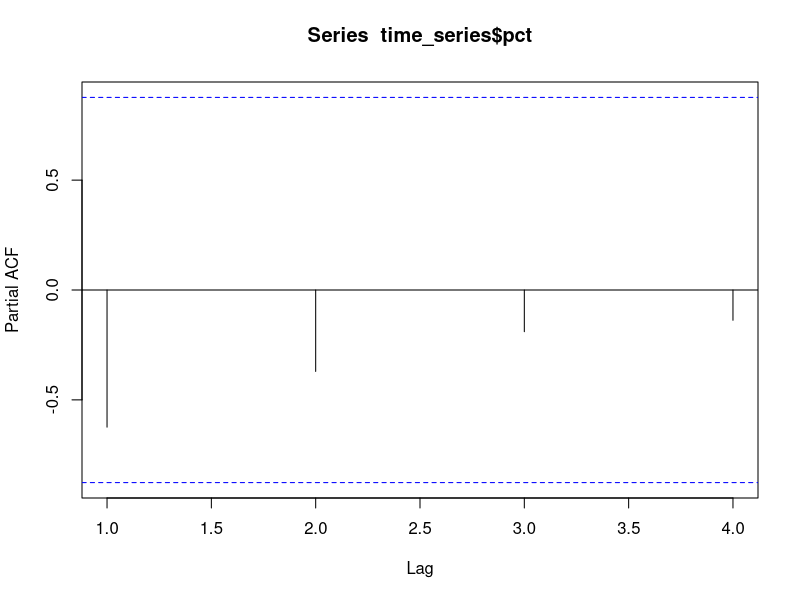
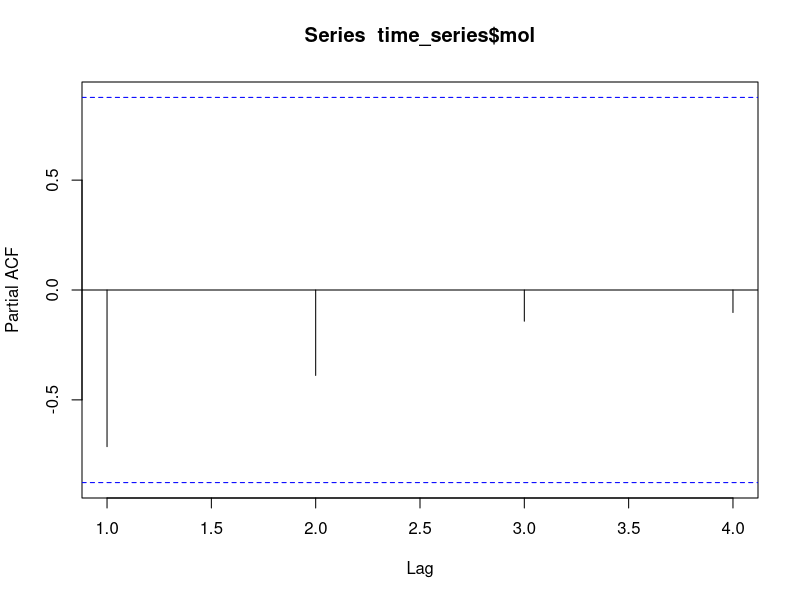
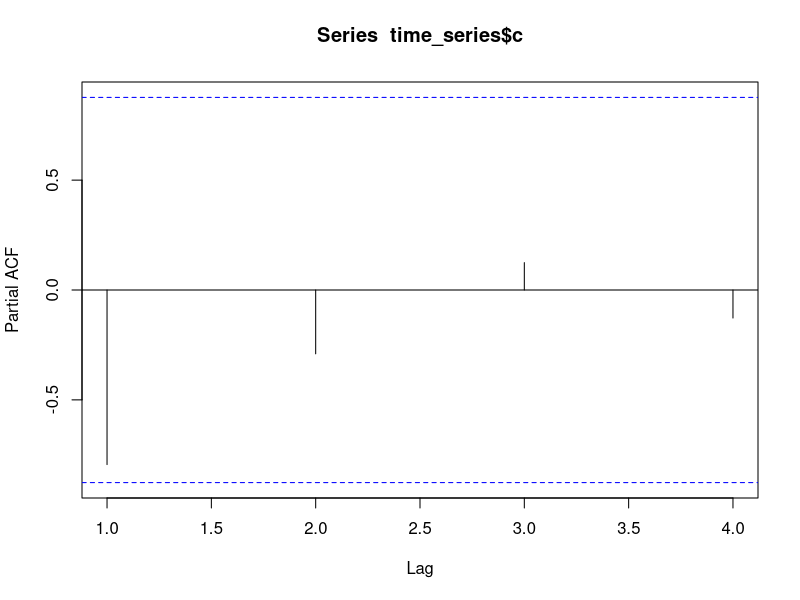
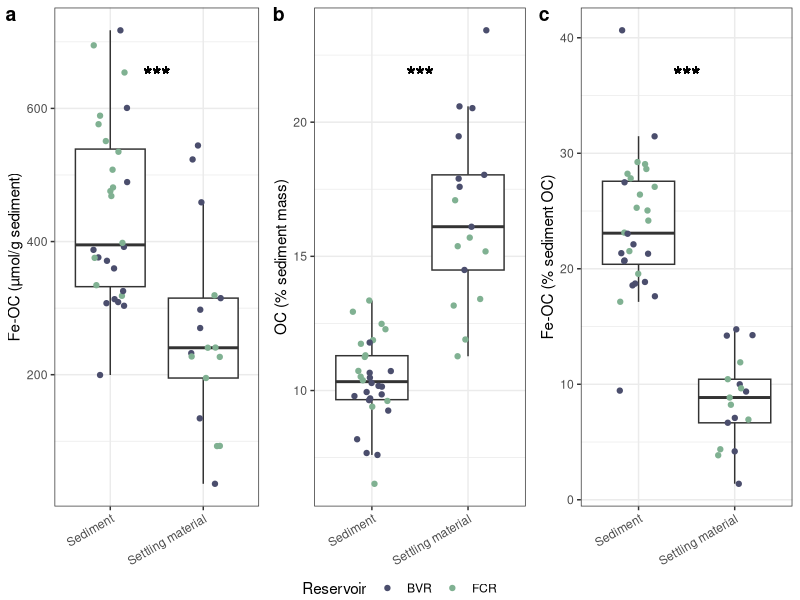
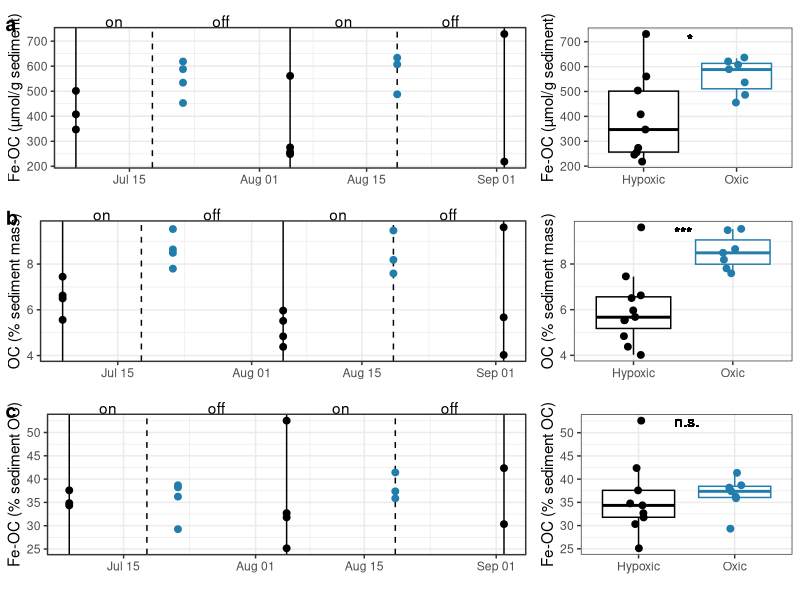
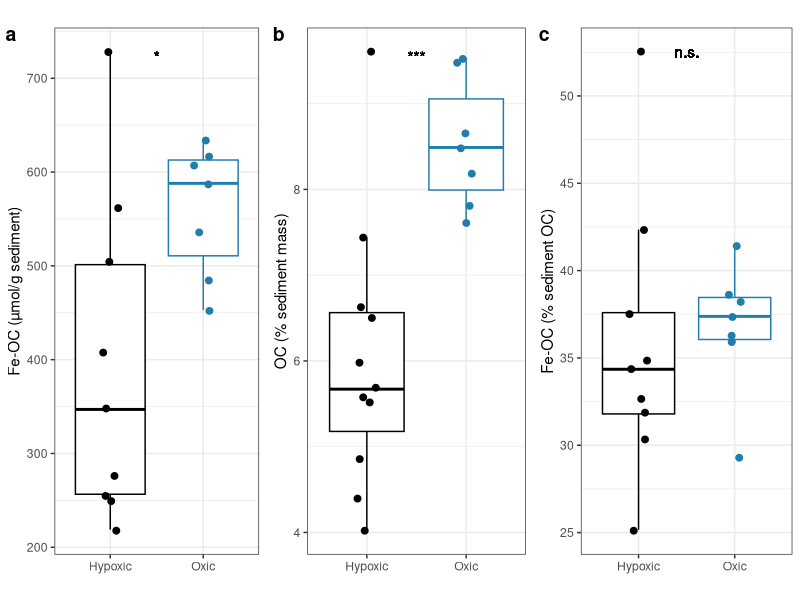
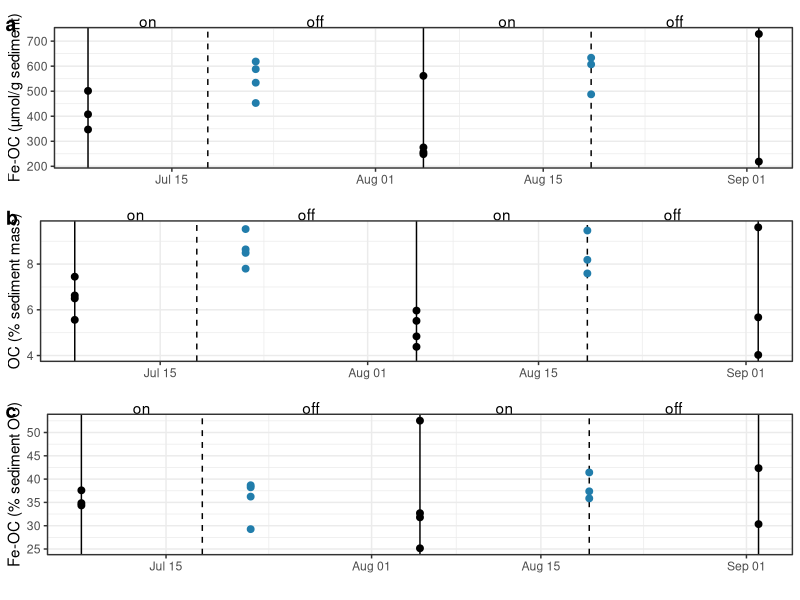
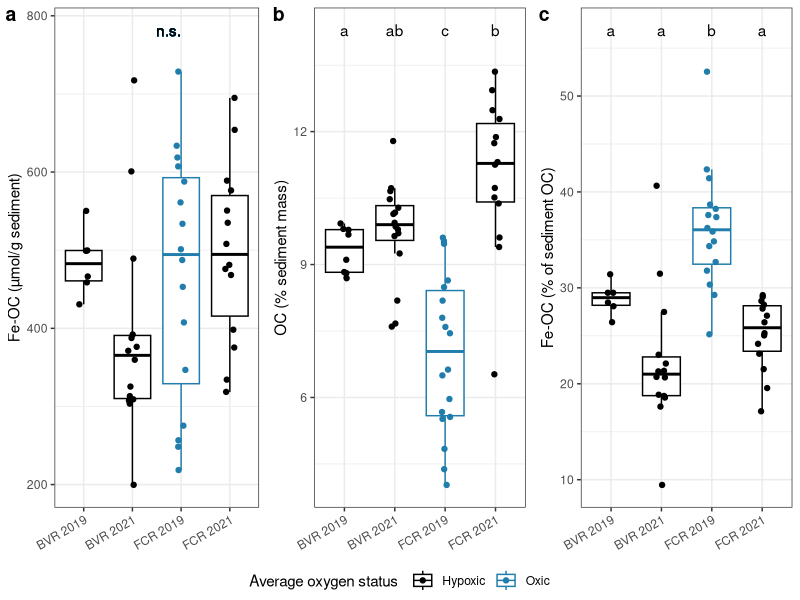

Reproduce these figures in R, in order.
## ---- chunk 1
knitr::opts_chunk$set(echo = TRUE)
library(tidyverse)
library(lubridate)
library(ggpubr)
library(rstatix)
library(car)
## ---- chunk 2
#Load data
calcs_raw = read.csv("../data/processed_data/Reservoir_sediment.csv", na = c("","NA"))

calcs_trimmed = calcs_raw%>%
  mutate(Date_collected=as.Date(Date_collected))%>%
  filter(Flag_C==0)%>%
  mutate(Extracted_sed_mg = Vial_with_sed_after_fumig_mg-Vial_mg,
         CN_orig = CN_mg,
         CN_mg = ifelse(CN_mg > Extracted_sed_mg&!is.na(Extracted_sed_mg), Extracted_sed_mg, CN_mg),#The mass used for CN cannot be greater than the extracted sediment mass
         Correction = (Extracted_sed_mg-Initial_sed_mg)/Extracted_sed_mg,
         Correction = ifelse(Type == "init",0,Correction),
         Corrected_CN_mg = CN_mg-(CN_mg*Correction),
         C_pct = 100*C_mg/Corrected_CN_mg)%>%
  filter(!CN_orig-CN_mg>10) #data issues make these samples questionable (mass used for CN was recorded to be much greater than extracted sediment mass)

calcs_res = calcs_trimmed%>%
  pivot_wider(id_cols = c(Rep, Reservoir, Date_collected, Sed_trap), values_from = C_pct, names_from = Type, names_prefix = "C_pct_")%>%
  mutate(Fe_OC_pct = (C_pct_con - C_pct_ext) / C_pct_init *100,
         Fe_OC_per_unit_sed = 1000000*(C_pct_con-C_pct_ext)/55.85/100)%>%
  select(-C_pct_con,-C_pct_ext)
## ---- chunk 3
#Fe-OC summary statistics (grouped by reservoir)
calcs_res%>%
  filter(!is.na(Fe_OC_pct)&Fe_OC_pct>0,
         Sed_trap==F)%>%
  group_by(Reservoir)%>%
  summarize(min = min(Fe_OC_pct),
            max = max(Fe_OC_pct),
            mean = mean(Fe_OC_pct),
            SD = sd(Fe_OC_pct),
            n = n())

calcs_res%>%
  filter(!is.na(Fe_OC_per_unit_sed)&Fe_OC_per_unit_sed>0,
         Sed_trap==F)%>%
  group_by(Reservoir)%>%
  summarize(min = min(Fe_OC_per_unit_sed),
            max = max(Fe_OC_per_unit_sed),
            mean = mean(Fe_OC_per_unit_sed),
            SD = sd(Fe_OC_per_unit_sed),
            n = n())

calcs_res%>%
  filter(Sed_trap==F)%>%
  group_by(Reservoir)%>%
  summarize(min = min(C_pct_init),
            max = max(C_pct_init),
            mean = mean(C_pct_init),
            SD = sd(C_pct_init),
            n = n())

#Fe-OC summary statistics (not grouped by reservoir, only 2021 data -- for sed trap comparison)
calcs_res%>%
  filter(!is.na(Fe_OC_pct)&Fe_OC_pct>0,
         Sed_trap==F,
         year(Date_collected)==2021)%>%
  summarize(min = min(Fe_OC_pct),
            max = max(Fe_OC_pct),
            mean = mean(Fe_OC_pct),
            SD = sd(Fe_OC_pct),
            n = n())

calcs_res%>%
  filter(!is.na(Fe_OC_per_unit_sed)&Fe_OC_per_unit_sed>0,
         Sed_trap==F,
         year(Date_collected)==2021)%>%
  summarize(min = min(Fe_OC_per_unit_sed),
            max = max(Fe_OC_per_unit_sed),
            mean = mean(Fe_OC_per_unit_sed),
            SD = sd(Fe_OC_per_unit_sed),
            n = n())

calcs_res%>%
  filter(Sed_trap==F,
         year(Date_collected)==2021)%>%
  summarize(min = min(C_pct_init),
            max = max(C_pct_init),
            mean = mean(C_pct_init),
            SD = sd(C_pct_init),
            n = n())

#Fe-OC summary statistics (sed trap)
calcs_res%>%
  filter(Sed_trap,
         !is.na(Fe_OC_pct))%>%
  summarize(min = min(Fe_OC_pct),
            max = max(Fe_OC_pct),
            mean = mean(Fe_OC_pct),
            SD = sd(Fe_OC_pct),
            n = n())

calcs_res%>%
  filter(!is.na(Fe_OC_per_unit_sed),
         Sed_trap)%>%
  summarize(min = min(Fe_OC_per_unit_sed),
            max = max(Fe_OC_per_unit_sed),
            mean = mean(Fe_OC_per_unit_sed),
            SD = sd(Fe_OC_per_unit_sed),
            n = n())

calcs_res%>%
  filter(Sed_trap)%>%
  summarize(min = min(C_pct_init),
            max = max(C_pct_init),
            mean = mean(C_pct_init),
            SD = sd(C_pct_init),
            n = n())
## ---- chunk 4
#STATS

#Fe-OC
stats = calcs_res%>%
  filter(Fe_OC_pct>0,
         year(Date_collected)==2021)
t.test(stats$Fe_OC_pct[stats$Sed_trap],stats$Fe_OC_pct[stats$Sed_trap==F]) #p<0.001
443/262
t.test(stats$Fe_OC_per_unit_sed[stats$Sed_trap],stats$Fe_OC_per_unit_sed[stats$Sed_trap==F]) #p<0.001
#Sediment OC
stats = calcs_res%>%
  filter(year(Date_collected)==2021)#remake the stats dataset without filtering such that Fe_OC_pct is >0
t.test(stats$C_pct_init[stats$Sed_trap],stats$C_pct_init[stats$Sed_trap==F]) #p<0.001
stats = calcs_res%>%
  filter(Fe_OC_pct>0,
         year(Date_collected)==2021)
mass_lim = c(min(stats$Fe_OC_per_unit_sed, na.rm = T),max(stats$Fe_OC_per_unit_sed, na.rm = T))
c_lim = c(min(stats$C_pct_init, na.rm = T),max(stats$C_pct_init, na.rm = T))
pct_lim = c(min(stats$Fe_OC_pct, na.rm = T),max(stats$Fe_OC_pct, na.rm = T))

#PLOTS
#Below, I make three separate plots that then get combined and exported
pct = calcs_res%>%
  filter(Fe_OC_pct>0,
         !is.na(Reservoir))%>%
  mutate(year = as.factor(year(Date_collected)),
         Reservoir = ifelse(Reservoir == "f","FCR","BVR"))%>%
  filter(year == 2021)%>%
  ggplot(aes(x = Sed_trap, y = Fe_OC_pct))+
  geom_boxplot(outlier.shape = NA)+
  geom_jitter(width = 0.2,aes(color = Reservoir))+
  ylab("Fe-OC (% sediment OC)")+
  geom_text(aes(x = 1.5, y = pct_lim[2]-1/10*(pct_lim[2]-pct_lim[1]), label = "***"), size = 6, vjust = 0.5)+
  scale_x_discrete(labels=c("TRUE" = "Settling material", "FALSE" = "Sediment"))+
  scale_shape_manual(values = c(1,16))+
  theme_bw()+
  theme(legend.position = "bottom",
        legend.margin = margin(t = 0, r = 0, b = 0, l = 0, unit = "pt"),
        axis.title.x = element_blank(),
        axis.text.x = element_text(angle = 30, vjust = 1, hjust = 1))+
  labs(shape = "Year")+
  scale_color_manual(values = c("#4B4E6D","#80B192"))

c = calcs_res%>%
  mutate(year = as.factor(year(Date_collected)),
         Reservoir = ifelse(Reservoir == "f","FCR","BVR"))%>%
  filter(year == 2021)%>%
  ggplot(aes(x = Sed_trap, y = C_pct_init))+
  geom_boxplot(outlier.shape = NA)+
  geom_jitter(width = 0.2,aes(color = Reservoir))+
  geom_text(aes(x = 1.5, y = c_lim[2]-1/10*(c_lim[2]-c_lim[1]), label = "***"), size = 6, vjust = 0.5)+
  ylab("OC (% sediment mass)")+
  xlab("")+
  scale_x_discrete(labels=c("TRUE" = "Settling material", "FALSE" = "Sediment"))+
  scale_shape_manual(values = c(1,16))+
  theme_bw()+
  theme(legend.position = "bottom",
        legend.margin = margin(t = 0, r = 0, b = 0, l = 0, unit = "pt"),
        axis.title.x = element_blank(),
        axis.text.x = element_text(angle = 30, vjust = 1, hjust = 1))+
  labs(shape = "Year")+
  scale_color_manual(values = c("#4B4E6D","#80B192"))

tot = calcs_res%>%
  mutate(year = as.factor(year(Date_collected)),
         Reservoir = ifelse(Reservoir == "f","FCR","BVR"))%>%
  filter(Fe_OC_per_unit_sed>0)%>%
  filter(year == 2021)%>%
  ggplot(aes(x = Sed_trap, y = Fe_OC_per_unit_sed))+
  geom_boxplot(outlier.shape = NA)+
  geom_jitter(width = 0.2,aes(color = Reservoir))+
  ylab("Fe-OC (µmol/g sediment)")+
  xlab("")+
  geom_text(aes(x = 1.5, y = mass_lim[2]-1/10*(mass_lim[2]-mass_lim[1]), label = "***"), size = 6, vjust = 0.5)+
  scale_x_discrete(labels=c("TRUE" = "Settling material", "FALSE" = "Sediment"))+
  scale_shape_manual(values = c(1,16))+
  theme_bw()+
  theme(legend.position = "bottom",
        legend.margin = margin(t = 0, r = 0, b = 0, l = 0, unit = "pt"),
        axis.title.x = element_blank(),
        axis.text.x = element_text(angle = 30, vjust = 1, hjust = 1))+
  labs(shape = "Year")+
  scale_color_manual(values = c("#4B4E6D","#80B192"))

jpeg("../figures/Sed_to_sed_trap_comparison_comb.jpg", width = 6, height = 3.5, units = "in", res = 300)
ggarrange(tot,c, pct, nrow = 1, ncol = 3, common.legend = T, legend = "bottom", labels = "auto")
dev.off()
## ---- chunk 5
#Oxygenation intervals
on <- as.Date(c("2019-07-08", "2019-08-05","2019-09-02"))
off <- as.Date(c("2019-07-18", "2019-08-19",NA))
on_off = data.frame(on,off,Reservoir="FCR")%>%
  mutate(Year = year(on),
         center_on = (off-on)/2+on,
         center_off = (on-lag(off))/2+lag(off))
#Set global point size
point_size = 2


#STATS
stats = calcs_res%>%
  filter(Reservoir == "f", #Only analyzing 2019 data
         year(Date_collected)==2019)%>%
  #filter(Date_collected!= as.Date("2019-09-02"))%>%
  mutate(on_off = ifelse(Date_collected%in%as.Date(c("2019-07-08","2019-08-05","2019-09-02")), "Hypoxic","Oxic"))

stats%>%
  group_by(on_off)%>%
  summarize(c = mean(C_pct_init),
            c_sd = sd(C_pct_init),
            c_n = sum(!is.na(C_pct_init)),
            pct = mean(Fe_OC_pct, na.rm = T),
            pct_sd = sd(Fe_OC_pct, na.rm = T),
            pct_n = sum(!is.na(Fe_OC_pct)),
            mass = mean(Fe_OC_per_unit_sed, na.rm = T),
            mass_sd = sd(Fe_OC_per_unit_sed, na.rm = T),
            mass_n = sum(!is.na(Fe_OC_per_unit_sed)))

8.5/6
560/394

t.test(stats$C_pct_init~stats$on_off)
t.test(stats$Fe_OC_per_unit_sed[!is.na(stats$Fe_OC_per_unit_sed)]~stats$on_off[!is.na(stats$Fe_OC_per_unit_sed)])
t.test(stats$Fe_OC_pct~stats$on_off)

time_series = stats%>%
  group_by(Date_collected)%>%
  summarize(pct = median(Fe_OC_pct, na.rm = T),
            mol = median(Fe_OC_per_unit_sed, na.rm = T),
            c = median(C_pct_init))

pacf(time_series$pct)
pacf(time_series$mol)
pacf(time_series$c)
#PLOTS
#Below, I make six separate plots that then get combined and exported

#Calculate axis limits
mass_lim = c(min(stats$Fe_OC_per_unit_sed, na.rm = T),max(stats$Fe_OC_per_unit_sed, na.rm = T))
c_lim = c(min(stats$C_pct_init, na.rm = T),max(stats$C_pct_init, na.rm = T))
pct_lim = c(min(stats$Fe_OC_pct, na.rm = T),max(stats$Fe_OC_pct, na.rm = T))

#Carbon graph
c_pct = calcs_res%>%
  mutate(Year = year(Date_collected),
         on_off = ifelse(Date_collected%in%as.Date(c("2019-07-08","2019-08-05","2019-09-02")), "Hypoxic","Oxic"))%>%
  filter(Year == 2019, Reservoir == "f",
         !Sed_trap,
         #Date_collected<as.Date("2019-09-01")
         )%>%
  ggplot(aes(y = C_pct_init))+
  ylab("OC (% sediment mass)")+
  xlab("")+
  theme_bw()+
  #geom_rect(aes(xmin = on, xmax = off, ymin = c_lim[1], ymax = c_lim[2]), fill = "#A2C9FD",data= on_off)+
  geom_vline(aes(xintercept = on), data= on_off)+
  geom_vline(aes(xintercept = off),lty=2, data = on_off)+
  geom_text(aes(x = center_off, y = c_lim[2]+0.1*(c_lim[2]-c_lim[1]), label = "off", hjust = 0.5),data = on_off)+
  geom_text(aes(x = center_on, y = c_lim[2]+0.1*(c_lim[2]-c_lim[1]), label = "on", hjust = 0.5),data = on_off)+
  geom_point(size = point_size, aes(color = on_off,x = Date_collected))+
  scale_color_manual(values = c("#000000","#217DAB"))+
  theme(legend.position = "none",
        #plot.margin = unit(c(2,1,1,1), "lines")
        )+
  coord_cartesian(ylim = c(c_lim[1],c_lim[2]), # This focuses the y-axis on the range of interest
                  clip = 'off')  # This keeps the labels from disappearing

#Fe-OC mass graph
feoc_total = calcs_res%>%
  mutate(Year = year(Date_collected),
         on_off = ifelse(Date_collected%in%as.Date(c("2019-07-08","2019-08-05","2019-09-02")), "Hypoxic","Oxic"))%>%
  filter(Year == 2019, Reservoir == "f",
         !Sed_trap,
         #Date_collected<as.Date("2019-09-01")
         )%>%
  ggplot(aes(x = Date_collected,y = Fe_OC_per_unit_sed))+
  ylab("Fe-OC (µmol/g sediment)")+
  xlab("")+
  theme_bw()+
  geom_vline(aes(xintercept = on), data= on_off)+
  geom_vline(aes(xintercept = off),lty=2, data = on_off)+
  geom_text(aes(x = center_off, y = mass_lim[2]+0.1*(mass_lim[2]-mass_lim[1]), label = "off", hjust = 0.5),data = on_off)+
  geom_text(aes(x = center_on, y = mass_lim[2]+0.1*(mass_lim[2]-mass_lim[1]), label = "on", hjust = 0.5),data = on_off)+
  geom_point(size = point_size, aes(color = on_off))+
  scale_color_manual(values = c("#000000","#217DAB"))+
  theme(legend.position = "none",
        #plot.margin = unit(c(2,1,1,1), "lines")
        )+
  coord_cartesian(ylim = c(mass_lim[1],mass_lim[2]), # This focuses the y-axis on the range of interest
                  clip = 'off')  # This keeps the labels from disappearing

#Fe-OC (percent of sediment OC) graph
feoc_pct = calcs_res%>%
  mutate(Year = year(Date_collected),
         on_off = ifelse(Date_collected%in%as.Date(c("2019-07-08","2019-08-05","2019-09-02")), "hypoxic","oxic"))%>%
  filter(Year == 2019, Reservoir == "f",
         !Sed_trap,
         #Date_collected<as.Date("2019-09-01")
         )%>%
  ggplot(aes(x = Date_collected,y = Fe_OC_pct))+
  ylab("Fe-OC (% sediment OC)")+
  xlab("")+
  theme_bw()+
  geom_vline(aes(xintercept = on), data= on_off)+
  geom_vline(aes(xintercept = off),lty=2, data = on_off)+
  geom_text(aes(x = center_off, y = pct_lim[2]+0.1*(pct_lim[2]-pct_lim[1]), label = "off", hjust = 0.5),data = on_off)+
  geom_text(aes(x = center_on, y = pct_lim[2]+0.1*(pct_lim[2]-pct_lim[1]), label = "on", hjust = 0.5),data = on_off)+
  geom_point(size = point_size,  aes(color = on_off))+
  scale_color_manual(values = c("#000000","#217DAB"))+
  theme(legend.position = "none",
        #plot.margin = unit(c(2,1,1,1), "lines")
        )+
  coord_cartesian(ylim = c(pct_lim[1],pct_lim[2]), # This focuses the y-axis on the range of interest
                  clip = 'off')  # This keeps the labels from disappearing

#Summary figures to add
# Carbon
test_c = stats%>%
  ggplot(aes(x = on_off, y= C_pct_init))+
  geom_boxplot(outlier.shape = NA, aes(color = as.factor(on_off)))+
  geom_jitter(width = 0.1,  aes(color = as.factor(on_off)), size = point_size)+
  scale_color_manual(values = c("#000000","#217DAB"))+
  ylab("OC (% sediment mass)")+
  geom_text(aes(x = 1.5, y = c_lim[2], label = "***"), vjust = 1)+
  xlab("")+
  theme_bw()+
  theme(legend.position = "none")

#Fe-OC (percent)
test_pct = stats%>%
  ggplot(aes(x = on_off, y= Fe_OC_pct))+
  geom_boxplot(outlier.shape = NA, aes(color = as.factor(on_off)))+
  geom_jitter(width = 0.1, aes(color = as.factor(on_off)), size = point_size)+
  scale_color_manual(values = c("#000000","#217DAB"))+
  ylab("Fe-OC (% sediment OC)")+
  geom_text(aes(x = 1.5, y = pct_lim[2], label = "n.s."), vjust = 0.5)+
  xlab("")+
  theme_bw()+
  theme(legend.position = "none")

#Fe-OC (mass)
test_tot = stats%>%
  ggplot(aes(x = on_off, y= Fe_OC_per_unit_sed))+
  geom_boxplot(outlier.shape = NA, aes(color = as.factor(on_off)))+
  geom_jitter(width = 0.1, aes(color = as.factor(on_off)), size = point_size)+
  scale_color_manual(values = c("#000000","#217DAB"))+
  ylab("Fe-OC (µmol/g sediment)")+
  geom_text(aes(x = 1.5, y = mass_lim[2], label = "*"), vjust = 1)+
  xlab("")+
  theme_bw()+
  theme(legend.position = "none")

#Export all panels as one figure
jpeg("../figures/All_sed_data_2019.jpg", width = 6, height = 7.5, units = "in", res = 300)
ggpubr::ggarrange(feoc_total,test_tot,
          c_pct,test_c,
          feoc_pct, test_pct, nrow = 3, ncol = 2, 
          widths = c(1,0.5),
          labels = c("a",NA,"b",NA,"c",NA),
          label.y = 1.05)+
  theme(plot.margin = unit(c(1,0,0,0), "lines"))
dev.off()

jpeg("../figures/All_sed_data_2019_boxplot.jpg", width = 6, height = 3, units = "in", res = 300)
ggpubr::ggarrange(test_tot,test_c,test_pct, nrow = 1, 
          labels = c("a","b","c"))+
  theme(plot.margin = unit(c(1,0,0,0), "lines"))
dev.off()

jpeg("../figures/All_sed_data_2019_timeseries.jpg", width = 6, height = 7.5, units = "in", res = 300)
ggpubr::ggarrange(feoc_total,c_pct,feoc_pct, nrow = 3,
          labels = c("a","b","c"),
          label.y = 1.05)+
  theme(plot.margin = unit(c(1,0,0,0), "lines"))
dev.off()
## ---- chunk 6
#STATS
stats = calcs_res%>%
  filter(!Sed_trap,
         Reservoir == "f")%>%
  mutate(Fe_OC_pct = ifelse(Fe_OC_pct<0,NA,Fe_OC_pct),
         Fe_OC_per_unit_sed = ifelse(Fe_OC_per_unit_sed<0,NA,Fe_OC_per_unit_sed))

stats%>%
  mutate(Year = year(Date_collected))%>%
  group_by(Year)%>%
  summarize(sd_pct = sd(Fe_OC_pct, na.rm= T),
            sd_mass = sd(Fe_OC_per_unit_sed, na.rm = T),
            sc_c = sd(C_pct_init, na.rm = T),
            mean_c = mean(C_pct_init, na.rm = T))

11.02/6.99

stats = calcs_res%>%
  filter(!Sed_trap,
         Reservoir == "b")%>%
  mutate(Fe_OC_pct = ifelse(Fe_OC_pct<0,NA,Fe_OC_pct),
         Fe_OC_per_unit_sed = ifelse(Fe_OC_per_unit_sed<0,NA,Fe_OC_per_unit_sed))

stats%>%
  mutate(Year = year(Date_collected))%>%
  group_by(Year)%>%
  summarize(sd_pct = sd(Fe_OC_pct, na.rm= T),
            sd_mass = sd(Fe_OC_per_unit_sed, na.rm = T),
            sc_c = sd(C_pct_init, na.rm = T))

#PLOTS
plot_lims = calcs_res%>%
  filter(is.na(Fe_OC_pct)|Fe_OC_pct>0,
         Sed_trap==F)
mass_lim = c(min(plot_lims$Fe_OC_per_unit_sed, na.rm = T),max(plot_lims$Fe_OC_per_unit_sed, na.rm = T))
pct_lim = c(min(plot_lims$Fe_OC_pct, na.rm = T),max(plot_lims$Fe_OC_pct, na.rm = T))
c_lim = c(min(plot_lims$C_pct_init, na.rm = T),max(plot_lims$C_pct_init, na.rm = T))

# FeOC (% of sediment OC) stats for graph
to_plot = calcs_res%>%
  filter(!is.na(Fe_OC_pct),
         Fe_OC_pct>0,
         Sed_trap==F)%>%
  mutate(year = as.factor(year(Date_collected)),
         res_year = factor(paste(year,Reservoir), levels = c("2019 b", "2021 b","2019 f", "2021 f"), labels = c("BVR 2019","BVR 2021","FCR 2019","FCR 2021")))

levene_test(to_plot, Fe_OC_pct~res_year)
summary(aov(lm(to_plot$Fe_OC_pct~to_plot$res_year)))
TukeyHSD(aov(lm(to_plot$Fe_OC_pct~to_plot$res_year)))

labs = data.frame(res_year = c("BVR 2019","BVR 2021","FCR 2019","FCR 2021"),
                  label = c("a","a","b","a")) #based on anova results above
#Make graph
feoc_pct = calcs_res%>%
  filter(!is.na(Fe_OC_pct),
         Fe_OC_pct>0,
         Sed_trap==F)%>%
  mutate(year = as.factor(year(Date_collected)),
         res_year = factor(paste(year,Reservoir), levels = c("2019 b", "2021 b","2019 f", "2021 f"), labels = c("BVR 2019","BVR 2021","FCR 2019","FCR 2021")),
         color = ifelse(res_year=="FCR 2019","blue","black"))%>%
  ggplot(aes(x = res_year, y = Fe_OC_pct))+
  geom_text(aes(y = pct_lim[2]+1/10*(pct_lim[2]-pct_lim[1]), x = res_year, label = label), data = labs)+
  scale_color_manual(values = c("#000000","#217DAB"))+
  geom_boxplot(outlier.shape = NA, aes(color = color))+
  ylab("Fe-OC (% of sediment OC)")+
  xlab("")+
  geom_jitter(width = 0.1,aes(color = color))+
  theme_bw()+
  theme(legend.position = "none",
        axis.text.x = element_text(angle = 30, vjust = 1, hjust = 1),
        axis.title.x = element_blank())

# OC stats for graph
to_plot = calcs_res%>%
  filter(!is.na(C_pct_init),
         Sed_trap==F)%>%
  mutate(year = as.factor(year(Date_collected)),
         res_year = factor(paste(year,Reservoir), levels = c("2019 b", "2021 b","2019 f", "2021 f"), labels = c("BVR 2019","BVR 2021","FCR 2019","FCR 2021")))

levene_test(to_plot, C_pct_init~res_year)
oneway.test(to_plot$C_pct_init~to_plot$res_year)
games_howell_test(to_plot, C_pct_init~res_year)

labs = data.frame(res_year = c("BVR 2019","BVR 2021","FCR 2019","FCR 2021"),
                  label = c("a","ab","c","b")) #based on anova results above
#Make graph
c_pct = calcs_res%>%
  filter(!is.na(C_pct_init),
         Sed_trap==F)%>%
  mutate(year = as.factor(year(Date_collected)),
         res_year = factor(paste(year,Reservoir), levels = c("2019 b", "2021 b","2019 f", "2021 f"), labels = c("BVR 2019","BVR 2021","FCR 2019","FCR 2021")),
         color = ifelse(res_year=="FCR 2019","blue","black"))%>%
  ggplot(aes(x = res_year, y = C_pct_init))+
  geom_text(aes(y = c_lim[2]+1/10*(c_lim[2]-c_lim[1]), x = res_year, label = label), data = labs)+
  scale_color_manual(values = c("#000000","#217DAB"))+
  geom_boxplot(outlier.shape = NA, aes(color = color))+
  ylab("OC (% sediment mass)")+
  xlab("")+
  geom_jitter(width = 0.1,aes(color = color))+
  theme_bw()+
  theme(legend.position = "none",
        axis.text.x = element_text(angle = 30, vjust = 1, hjust = 1),
        axis.title.x = element_blank())

# FeOC (mass) stats for graph
to_plot = calcs_res%>%
  filter(!is.na(Fe_OC_per_unit_sed),
         Fe_OC_pct>0,
         Sed_trap==F)%>%
  mutate(year = as.factor(year(Date_collected)),
         res_year = factor(paste(year,Reservoir), levels = c("2019 b", "2021 b","2019 f", "2021 f"), labels = c("BVR 2019","BVR 2021","FCR 2019","FCR 2021")))

levene_test(to_plot, Fe_OC_per_unit_sed~res_year)
summary(aov(lm(to_plot$Fe_OC_per_unit_sed~to_plot$res_year)))

# Make graph
feoc_sed = calcs_res%>%
  filter(!is.na(Fe_OC_per_unit_sed),
         Fe_OC_pct>0,
         Sed_trap==F)%>%
  mutate(year = as.factor(year(Date_collected)),
         res_year = factor(paste(year,Reservoir), levels = c("2019 b", "2021 b","2019 f", "2021 f"), labels = c("BVR 2019","BVR 2021","FCR 2019","FCR 2021")),
         color = ifelse(res_year=="FCR 2019","blue","black"))%>%
  ggplot(aes(x = res_year, y = Fe_OC_per_unit_sed, color = color))+
  geom_text(aes(y = mass_lim[2]+1/10*(mass_lim[2]-mass_lim[1]), x = "FCR 2019", label = "n.s."), hjust = 1)+ #Based on stats above
  scale_color_manual(values = c("#000000","#217DAB"), labels = c("Hypoxic","Oxic"))+
  geom_boxplot(outlier.shape = NA)+
  ylab("Fe-OC (µmol/g sediment)")+
  xlab("")+
  geom_jitter(width=0.1,aes(group=year))+
  theme_bw()+
  labs(color = "Average oxygen status")+
  theme(legend.position = "bottom",
        axis.text.x = element_text(angle = 30, vjust = 1, hjust = 1),
        axis.title.x = element_blank())

#Combine figures
jpeg("../figures/All_sed_data_res_12May22.jpg", width =6, height =3.5, units = "in", res = 300)
ggarrange(feoc_sed,c_pct,feoc_pct, nrow = 1, common.legend = T, legend = "bottom", labels = "auto")
dev.off()
## ---- chunk 7
#STATS
stats = calcs_res%>%
  filter(!Sed_trap,
         Reservoir == "f",
         is.na(Fe_OC_pct)|Fe_OC_pct>0)

stats%>%
  mutate(Year = year(Date_collected))%>%
  group_by(Year)%>%
  summarize(sd_pct = sd(Fe_OC_pct, na.rm= T),
            sd_mass = sd(Fe_OC_per_unit_sed, na.rm = T),
            sc_c = sd(C_pct_init, na.rm = T))

stats = calcs_res%>%
  filter(!Sed_trap,
         Reservoir == "b",
         is.na(Fe_OC_pct)|Fe_OC_pct>0)

stats%>%
  mutate(Year = year(Date_collected))%>%
  group_by(Year)%>%
  summarize(sd_pct = sd(Fe_OC_pct, na.rm= T),
            sd_mass = sd(Fe_OC_per_unit_sed, na.rm = T),
            sc_c = sd(C_pct_init, na.rm = T))

#PLOTS
plot_lims = calcs_res%>%
  filter(is.na(Fe_OC_pct)|Fe_OC_pct>0,
         Sed_trap==F)
mass_lim = c(min(plot_lims$Fe_OC_per_unit_sed, na.rm = T),max(plot_lims$Fe_OC_per_unit_sed, na.rm = T))
pct_lim = c(min(plot_lims$Fe_OC_pct, na.rm = T),max(plot_lims$Fe_OC_pct, na.rm = T))
c_lim = c(min(plot_lims$C_pct_init, na.rm = T),max(plot_lims$C_pct_init, na.rm = T))

# FeOC (% of sediment OC) stats for graph
to_plot = calcs_res%>%
  filter(!is.na(Fe_OC_pct),
         Fe_OC_pct>0,
         Sed_trap==F)%>%
  mutate(year = as.factor(year(Date_collected)),
         res_year = factor(paste(year,Reservoir), levels = c("2019 b", "2021 b","2019 f", "2021 f"), labels = c("BVR 2019","BVR 2021","FCR 2019","FCR 2021")))

summary(aov(lm(to_plot$Fe_OC_pct~to_plot$res_year)))
TukeyHSD(aov(lm(to_plot$Fe_OC_pct~to_plot$res_year)))

labs = data.frame(res_year = c("BVR 2019","BVR 2021","FCR 2019","FCR 2021"),
                  label = c("a","a","b","a")) #based on anova results above
#Make graph
feoc_pct = calcs_res%>%
  filter(!is.na(Fe_OC_pct),
         Fe_OC_pct>0,
         Sed_trap==F)%>%
  mutate(year = as.factor(year(Date_collected)),
         res_year = factor(paste(year,Reservoir), levels = c("2019 b", "2021 b","2019 f", "2021 f"), labels = c("BVR 2019","BVR 2021","FCR 2019","FCR 2021")),
         color = ifelse(res_year=="FCR 2019","blue","black"))%>%
  ggplot(aes(x = res_year, y = Fe_OC_pct))+
  geom_text(aes(y = pct_lim[2]+1/10*(pct_lim[2]-pct_lim[1]), x = res_year, label = label), data = labs)+
  scale_fill_manual(values = c("#000000","#217DAB"))+
  geom_boxplot(outlier.shape = NA)+
  ylab("Fe-OC (% of sediment OC)")+
  xlab("")+
  geom_jitter(width = 0.1,aes(fill = color), shape = 21)+
  theme_bw()+
  theme(legend.position = "none",
        axis.text.x = element_text(angle = 30, vjust = 1, hjust = 1),
        axis.title.x = element_blank())

# OC stats for graph
to_plot = calcs_res%>%
  filter(!is.na(C_pct_init),
         Sed_trap==F)%>%
  mutate(year = as.factor(year(Date_collected)),
         res_year = factor(paste(year,Reservoir), levels = c("2019 b", "2021 b","2019 f", "2021 f"), labels = c("BVR 2019","BVR 2021","FCR 2019","FCR 2021")))

summary(aov(lm(to_plot$C_pct_init~to_plot$res_year)))
TukeyHSD(aov(lm(to_plot$C_pct_init~to_plot$res_year)))
labs = data.frame(res_year = c("BVR 2019","BVR 2021","FCR 2019","FCR 2021"),
                  label = c("a","a","b","a")) #based on anova results above
#Make graph
c_pct = calcs_res%>%
  filter(!is.na(C_pct_init),
         Sed_trap==F)%>%
  mutate(year = as.factor(year(Date_collected)),
         res_year = factor(paste(year,Reservoir), levels = c("2019 b", "2021 b","2019 f", "2021 f"), labels = c("BVR 2019","BVR 2021","FCR 2019","FCR 2021")),
         color = ifelse(res_year=="FCR 2019","blue","black"))%>%
  ggplot(aes(x = res_year, y = C_pct_init))+
  geom_text(aes(y = c_lim[2]+1/10*(c_lim[2]-c_lim[1]), x = res_year, label = label), data = labs)+
  scale_fill_manual(values = c("#000000","#217DAB"))+
  geom_boxplot(outlier.shape = NA)+
  ylab("OC (% sediment mass)")+
  xlab("")+
  geom_jitter(width = 0.1,aes(fill = color), shape = 21)+
  theme_bw()+
  theme(legend.position = "none",
        axis.text.x = element_text(angle = 30, vjust = 1, hjust = 1),
        axis.title.x = element_blank())

# FeOC (mass) stats for graph
to_plot = calcs_res%>%
  filter(!is.na(Fe_OC_per_unit_sed),
         Fe_OC_pct>0,
         Sed_trap==F)%>%
  mutate(year = as.factor(year(Date_collected)),
         res_year = factor(paste(year,Reservoir), levels = c("2019 b", "2021 b","2019 f", "2021 f"), labels = c("BVR 2019","BVR 2021","FCR 2019","FCR 2021")))
summary(aov(lm(to_plot$Fe_OC_per_unit_sed~to_plot$res_year)))
# Make graph
feoc_sed = calcs_res%>%
  filter(!is.na(Fe_OC_per_unit_sed),
         Fe_OC_pct>0,
         Sed_trap==F)%>%
  mutate(year = as.factor(year(Date_collected)),
         res_year = factor(paste(year,Reservoir), levels = c("2019 b", "2021 b","2019 f", "2021 f"), labels = c("BVR 2019","BVR 2021","FCR 2019","FCR 2021")),
         color = ifelse(res_year=="FCR 2019","blue","black"))%>%
  ggplot(aes(x = res_year, y = Fe_OC_per_unit_sed, fill = color))+
  geom_text(aes(y = mass_lim[2]+1/10*(mass_lim[2]-mass_lim[1]), x = "FCR 2019", label = "n.s."), hjust = 1, color = "black")+ #Based on stats above
  scale_fill_manual(values = c("#000000","#217DAB"), labels = c("Hypoxic","Oxic"))+
  scale_color_manual(values = c("#000000","#217DAB"), labels = c("Hypoxic","Oxic"))+
  geom_boxplot(outlier.shape = NA, fill = "white", 
               #aes(color = color)
               )+
  ylab("Fe-OC (µmol/g sediment)")+
  xlab("")+
  geom_jitter(width=0.1,aes(group=year), shape = 21)+
  theme_bw()+
  labs(fill = "Average oxygen status")+
  theme(legend.position = "bottom",
        axis.text.x = element_text(angle = 30, vjust = 1, hjust = 1),
        axis.title.x = element_blank())

#Combine figures
jpeg("../figures/All_sed_data_res_12May22.jpg", width =6, height =3.5, units = "in", res = 300)
ggarrange(feoc_sed,c_pct,feoc_pct, nrow = 1, common.legend = T, legend = "bottom", labels = "auto")
dev.off()
